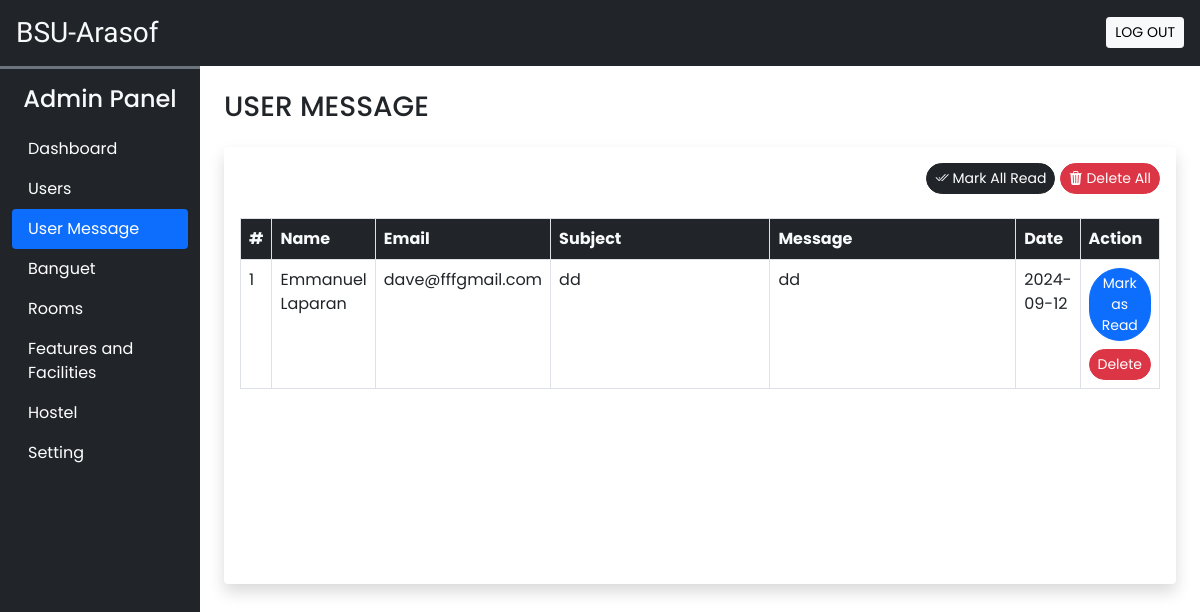
Page /admin/user_message.php (signed in) on the earlier database version.
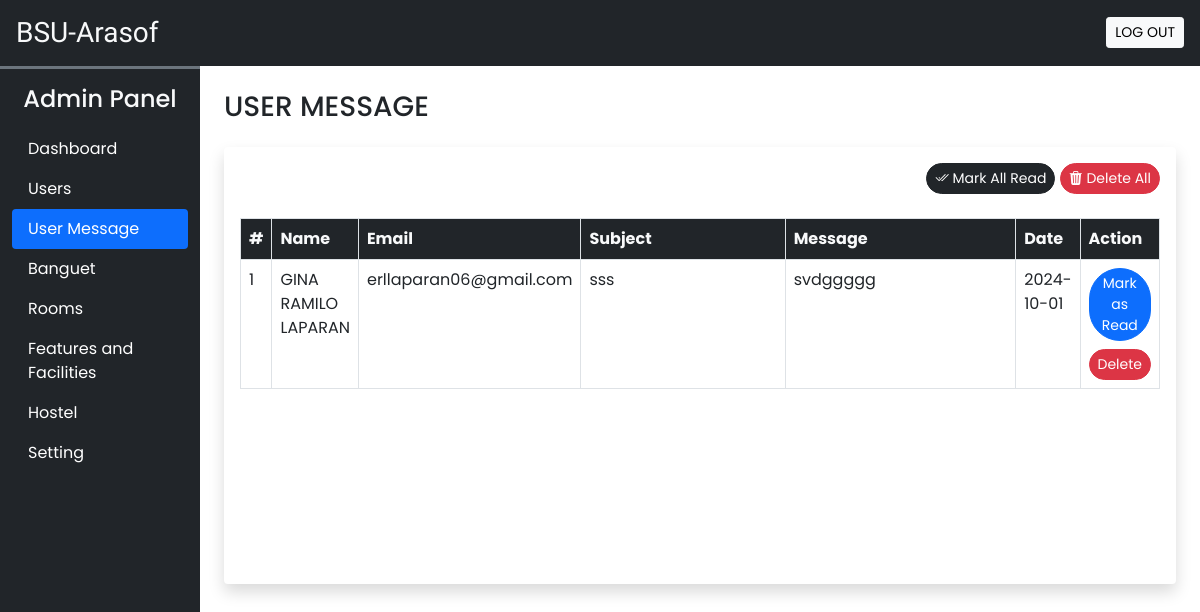
Same page on the later database version.
### tables this page shows
CREATE TABLE `user_message` (
  `sr_no` int(11) NOT NULL,
  `name` varchar(50) NOT NULL,
  `email` varchar(150) NOT NULL,
  `subject` varchar(200) NOT NULL,
  `message` varchar(500) NOT NULL,
  `date` date NOT NULL DEFAULT current_timestamp(),
  `seen` tinyint(4) NOT NULL DEFAULT 0
);

### admin/user_message.php (the view, shortened to what this page needs)
<!DOCTYPE html>
<html lang="en">
<head>
    <?php require ('inc/link.php'); ?>
</head>
<body class="bg-ligth">
<?php require('inc/header.php');
?>
  <div class="container-fluid" id="main-content">
    <div class="row">
        <div class="col-lg-10 ms-auto p-4 overflow-hidden">
          <h3 class="mb-4" >USER MESSAGE</h3>
            <div class="card border-0 shadow mb-4" >
              <div class="card-body">
              <div class="text-end mb-4" >
                <a href="?seen=all" class="btn btn-dark rounded-pill shadow-none btn-sm" >
                <i class="bi bi-check2-all"></i> Mark All Read</a>
                <a href="?del=all" class="btn btn-danger rounded-pill shadow-none btn-sm" >
                <i class="bi bi-trash3-fill"></i> Delete All</a>
              </div>
                    <div class="table-responsive-md" style="height: 350px; overflow-y: scroll;">
                          <table class="table table-hover table-bordered">
                              <thead class="sticky-top">
                                  <tr class="bg-dark text-light">
                                      <th scope="col">#</th>
                                      <th scope="col">Name</th>
                                      <th scope="col">Email</th>
                                      <th scope="col" width="25%">Subject</th>
                                      <th scope="col" width="28%">Message</th>
                                      <th scope="col">Date</th>
                                      <th scope="col">Action</th>
                                  </tr>
                              </thead>
                              <tbody>
                                  <?php
                                  $q = "SELECT * FROM `user_message` ORDER BY `sr_no` DESC";
                                  $data = mysqli_query($con, $q);
                                  $i = 1;
                                  while ($row = mysqli_fetch_assoc($data)) {
                                      $seen = '';
                                      if ($row['seen'] != 1) {
                                          $seen = "<a href ='?seen=$row[sr_no]' class='btn btn-sm rounded-pill btn-primary'>Mark as Read</a> <br>";
                                      }
                                      $seen .= "<a href ='?del=$row[sr_no]' class='btn btn-sm rounded-pill btn-danger mt-2'>Delete</a>";
                                      echo <<<message
                                      <tr>
                                          <td>$i</td>
                                          <td>$row[name]</td>
                                          <td>$row[email]</td>
                                          <td>$row[subject]</td>
                                          <td>$row[message]</td>
                                          <td>$row[date]</td>
                                          <td>$seen</td>
                                      </tr>
                                      message;
                                      $i++;
                                  }
                                  ?>
                              </tbody>
                          </table>
                  </div>
              </div>
            </div>
          </div>
        </div>
    </div>
</body>
</html>

Differences in the rows shown:
removed user_message: name "Emmanuel Laparan", email "dave@fffgmail.com", subject "dd", message "dd", date "2024-09-12"
added user_message: name "GINA RAMILO LAPARAN", email "erllaparan06@gmail.com", subject "sss", message "svdggggg", date "2024-10-01"
